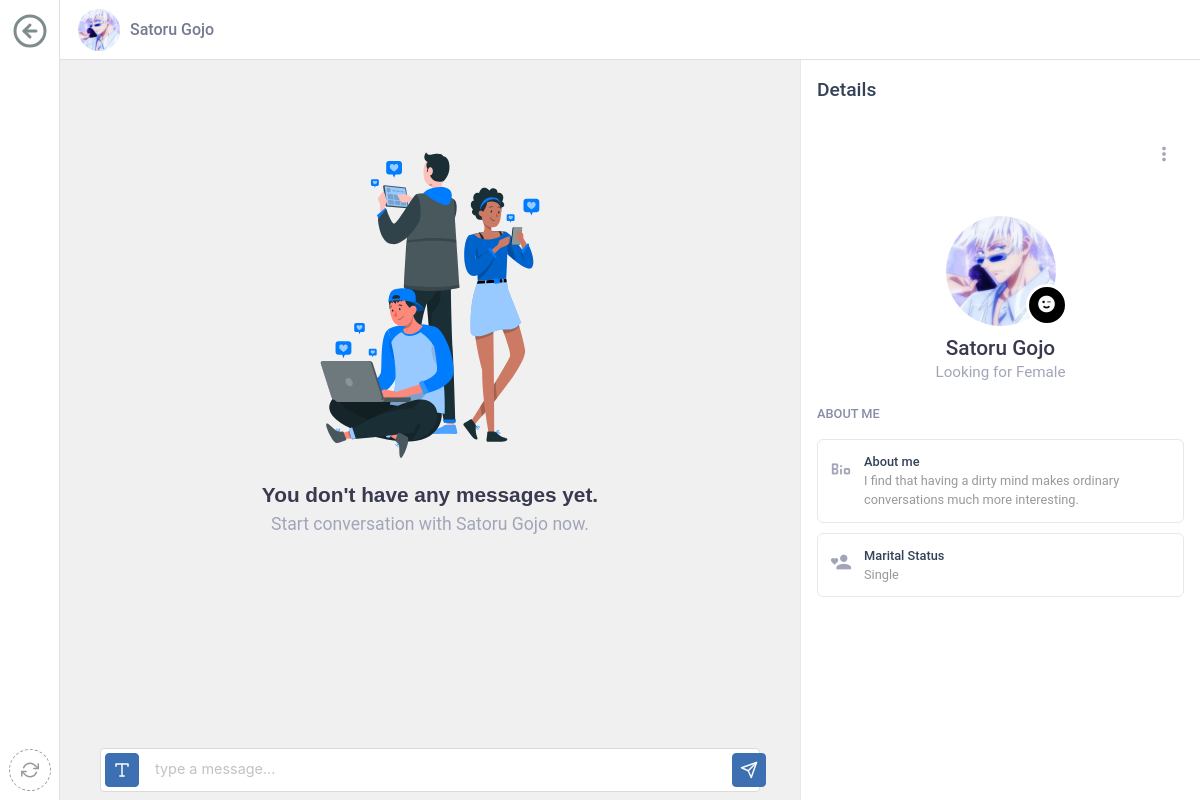
The app's page /message.php?userID=31 (signed in), older data.
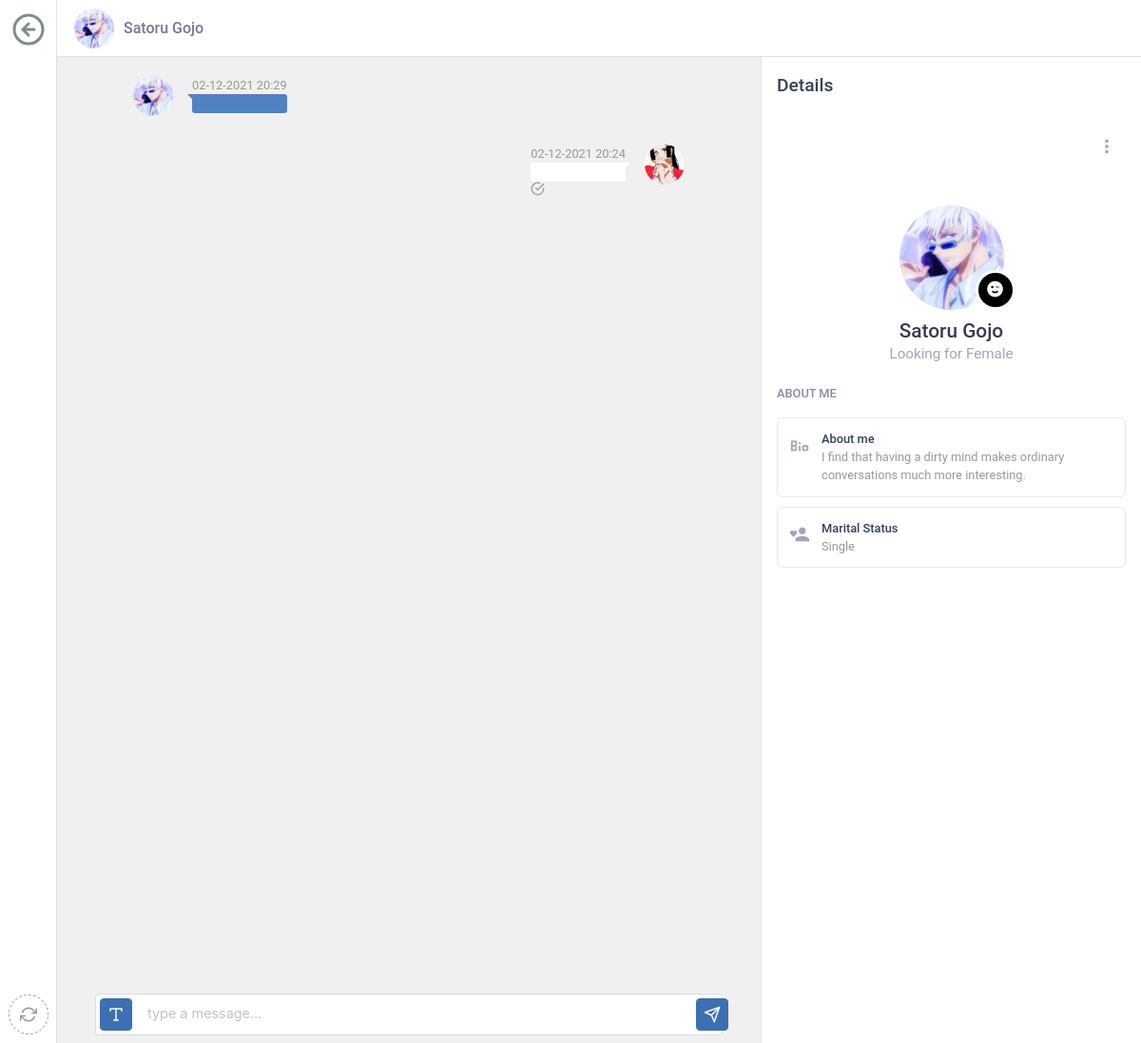
The same page, newer data.
### tables this page shows
CREATE TABLE `userDetails` (
  `userID` int(11) NOT NULL,
  `userEmail` varchar(50) NOT NULL,
  `userPassword` varchar(50) NOT NULL,
  `firstName` varchar(50) NOT NULL,
  `lastName` varchar(50) NOT NULL,
  `profilePhoto` varchar(100) DEFAULT 'assets/profilePhotos/default.jpg',
  `gender` varchar(10) DEFAULT NULL,
  `dateOfBirth` date DEFAULT NULL,
  `aboutMe` varchar(250) DEFAULT NULL,
  `lookingFor` varchar(10) DEFAULT NULL,
  `maritalStatus` varchar(15) DEFAULT NULL,
  `totalChildren` int(11) DEFAULT NULL,
  `job` varchar(100) DEFAULT NULL,
  `isOnline` int(11) DEFAULT '0'
);

CREATE TABLE `messages` (
  `senderID` int(11) NOT NULL,
  `receiverID` int(11) NOT NULL,
  `message` varchar(1000) NOT NULL,
  `timeStamp` datetime NOT NULL,
  `isRead` int(11) DEFAULT '0'
);

### controller/CouplifyDB.php (called while the page is built, shortened)
<?php
class CouplifyDB
{
    private ?PDO $connectionToDatabase = null;
    function __construct() {
        try{
            $this->connectionToDatabase = new PDO(self::connectionString, self::databaseUsername, self::databasePassword);
            $this->connectionToDatabase->setAttribute(PDO::ATTR_ERRMODE, PDO::ERRMODE_EXCEPTION);
        }catch (PDOException $exception){
            die("Connection failed: " . $exception->getMessage());
        }
    }
    public function getUserDetails($userID): array
    {
        $resultOfQuery = $this->connectionToDatabase->prepare("select * from userDetails where userID = ".$userID);
        $resultOfQuery->execute();
        return $resultOfQuery->fetch();
    }
    public function getNotifications($currentUserID): array
    {
        $allNotifications = [];
        $resultOfQuery = $this->connectionToDatabase->prepare("select * from notifications where receiverID = {$currentUserID} order by timeStamp desc");
        $resultOfQuery->execute();
        while($row = $resultOfQuery->fetch()){
            array_push($allNotifications, $row);
        }
        return $allNotifications;
    }
    public function getMessages($senderID, $receiverID): array
    {
        $allMessages = [];
        $searchQuery = "select * from messages where
        (senderID = {$senderID} or senderID = {$receiverID})
        and
        (receiverID = {$receiverID} or receiverID = {$senderID})";
        $resultOfQuery = $this->connectionToDatabase->prepare($searchQuery);
        $resultOfQuery->execute();
        while($row = $resultOfQuery->fetch()){
            array_push($allMessages, $row);
        }
        return  $allMessages;
    }
}

### model/User.php (called while the page is built, shortened)
<?php
class User
{
    private int $userID;
    private string $firstName, $lastName, $userFullName, $dateOfBirth, $gender, $userEmail,
        $userPhoto, $aboutMe, $lookingFor, $maritalStatus, $totalChildren, $job;
    private bool $isPremium;
    public function __construct($userData, $userAddress, $additionalDetails, $favouritedUsers, $premiumInfo)
    {
        $this->userID = $userData["userID"];
        $this->userPhoto = $userData["profilePhoto"];
        if($premiumInfo){
            $this->isPremium = true;
        }else{
            $this->isPremium = $premiumInfo;
        }
    }
    public function getUserID()
    {
        return $this->userID;
    }
    public function getUserPhoto()
    {
        return $this->userPhoto;
    }
    public function isPremium(): bool
    {
        return $this->isPremium;
    }
}

### message.php (the view, shortened to what this page needs)
<?php
    require_once("controller/CouplifyDB.php");
    require_once("controller/Utility.php");
    require_once("model/User.php");
    $db = new CouplifyDB();
    $utility = new Utility();
    $currentUser = null;
    if(isset($_SESSION["userID"])){
        $utility->setCurrentUser($db);
        $currentUser = unserialize($_SESSION["currentUser"]);
    }else{
        header("Location: login.php");
    }
    $userDetails = [];
    $allMessages = [];
    if(isset($_GET["userID"])){
        if($db->isUserExists($_GET["userID"])){
            $userDetails = $db->getUserDetails($_GET["userID"]);
            $allMessages = $db->getMessages($currentUser->getUserID(), $userDetails["userID"]);
        }else{
            header("Location: error404.php");
        }
    }else{
        header("Location: error404.php");
    }
?>
<!DOCTYPE html>
<html lang="en">
<head>
    <?php include_once("commonUI/head.php"); ?>
</head>
<body>
<?php include_once("commonUI/navigation.php"); ?>
<div class="chat-wrapper is-standalone">
    <div class="chat-inner">
        <div class="chat-nav">
            <div class="nav-start">
                <div class="recipient-block">
                    <div class="avatar-container">
                        <img class="user-avatar" src="<?= $userDetails["profilePhoto"]; ?>" alt="">
                    </div>
                    <div class="username">
                        <a href="profile.php?userID=<?= $userDetails["userID"] ?>"><span><?= $userDetails["lastName"]." ". $userDetails["firstName"]; ?></span></a>
                    </div>
                </div>
            </div>
        </div>
        <div id="chat-sidebar" class="users-sidebar">
            <a href="myChats.php" class="header-item">
                <i data-feather="arrow-left-circle" style="width: 60%; height: 60%;color: #7f8c8d;margin-top: 2%"></i>
            </a>
            <div class="footer-item">
                <a href="message.php?userID=<?= $userDetails["userID"] ?>">
                    <div class="add-button">
                        <i data-feather="refresh-cw"></i>
                    </div>
                </a>
            </div>
        </div>
        <div id="chat-body" class="chat-body is-opened">
            <div class="chat-body-inner has-slimscroll">
                <?php
                    if(count($allMessages) < 1){
                ?>
                    <div class="page-placeholder">
                        <div class="placeholder-content">
                            <img class="light-image" src="assets/img/1.svg" alt="" />
                            <h3>You don't have any messages yet.</h3>
                            <p class="is-large">Start conversation with <?= $userDetails["lastName"]." ". $userDetails["firstName"]; ?> now.</p>
                        </div>
                    </div>
                <?php
                    }
                ?>
                <?php
                    $divIDCount = 1;
                    foreach ($allMessages as $message){
                        $messageTime = date_format(date_create($message["timeStamp"]),"d-m-Y H:i");
                        if($message["senderID"] == $userDetails["userID"]){
                            echo $utility->createMessageDesignCode($userDetails["profilePhoto"], $messageTime, $message["message"], "received", $divIDCount,$message["isRead"] , $currentUser->isPremium());
                        }else{
                            echo $utility->createMessageDesignCode($currentUser->getUserPhoto(), $messageTime, $message["message"], "sent", $divIDCount, $message["isRead"], $currentUser->isPremium());
                        }
                        $divIDCount++;
                    }
                ?>
            </div>
            <div class="chat-action">
                <div class="chat-action-inner">
                    <div class="control">
                        <form action="message.php?userID=<?= $userDetails['userID'] ?>" method="post">
                            <textarea style="resize: none;" class="textarea comment-textarea" id="messageText" name="messageText" rows="1" placeholder="type a message..."></textarea>
                            <div class="dropdown compose-dropdown is-spaced is-accent is-up dropdown-trigger">
                                <div>
                                    <div class="add-button">
                                        <div class="button-inner">
                                            <i data-feather="type"></i>
                                        </div>
                                    </div>
                                </div>
                            </div>
                            <div style="margin-left: 95%;" class="dropdown compose-dropdown is-spaced is-accent is-up dropdown-trigger">
                                <div>
                                    <div class="add-button submit-btn is-hidden-mobile">
                                        <button type="submit" name="sendMessage" class="button-inner">
                                            <i data-feather="send"></i>
                                        </button>
                                    </div>
                                </div>
                            </div>
                        </form>
                    </div>
                </div>
            </div>
        </div>
        <div id="chat-panel" class="chat-panel is-opened">
            <div class="panel-inner">
                <div class="panel-header">
                    <h3>Details</h3>
                </div>
                <div class="panel-body is-user-details">
                    <div class="panel-body-inner">
                        <div class="subheader">
                            <div class="dropdown details-dropdown is-spaced is-neutral is-right dropdown-trigger ml-auto">
                                <div>
                                    <div class="action-icon">
                                        <i class="mdi mdi-dots-vertical"></i>
                                    </div>
                                </div>
                            </div>
                        </div>
                        <div class="details-avatar">
                            <img src="<?= $userDetails["profilePhoto"] ?>" alt="">
                            <div class="call-me" style="background-color: black;">
                                <i class="mdi mdi-emoticon-wink"></i>
                            </div>
                        </div>
                        <div class="user-meta has-text-centered">
                            <h3><?= $userDetails["lastName"]." ". $userDetails["firstName"]; ?></h3>
                            <h4>Looking for <?= $userDetails["lookingFor"]; ?></h4>
                        </div>
                        <div class="user-about">
                            <label>About Me</label>
                            <div class="about-block">
                                <i class="mdi mdi-bio"></i>
                                <div class="about-text">
                                    <span>About me</span>
                                    <span><a class="is-inverted" href="#"><?= $userDetails["aboutMe"]; ?></a></span>
                                </div>
                            </div>
                            <div class="about-block">
                                <i class="mdi mdi-account-heart"></i>
                                <div class="about-text">
                                    <span>Marital Status</span>
                                    <span><a class="is-inverted" href="#"><?= $userDetails["maritalStatus"]; ?></a></span>
                                </div>
                            </div>
                        </div>
                    </div>
                </div>
            </div>
        </div>
    </div>
</div>
</body>
</html>

### commonUI/head.php (shortened to what this page needs)
<link href="assets/googlefonts/csse409.css?family=Montserrat:600,700,800,900" rel="stylesheet">
<link href="assets/googlefonts/css0981.css?family=Roboto:400,500" rel="stylesheet">
<link href="assets/css/fontisto/css/fontisto/fontisto-brands.min.css" rel="stylesheet">
<link rel="stylesheet" href="assets/css/app.css">
<link rel="stylesheet" href="assets/css/core.css">
<link rel="stylesheet" href="assets/css/custom.css">

### commonUI/navigation.php
<div class="navbar-v2">
    <?php include_once("topNavigation.php"); ?>
    <div class="sub-nav">
        <div class="sub-nav-tabs">
            <div class="tabs is-centered">
                <ul>
                    <li class="is-active">
                        <a href="index.php">Home</a>
                    </li>
                    <li>
                        <a href="members.php">Members</a>
                    </li>
                    <?php
                        if(isset($_SESSION["userID"])){
                            echo '<li>
                                    <a href="myChats.php">Messages</a>
                                  </li>';
                            if($currentUser->isPremium()) {
                                echo '<li>
                                    <a href="favourites.php">My Favourites</a>
                                  </li>';
                            }
                            echo '<li>
                                    <a href="myProfile.php">My Profile</a>
                                  </li>';
                        }
                    ?>
                </ul>
            </div>
        </div>
    </div>
</div>

### commonUI/topNavigation.php (shortened to what this page needs)
<div class="top-nav">
    <div class="left">
        <div class="brand">
            <a href="index.php" class="navbar-logo">
            </a>
        </div>
        <div class="search">
            <div class="navbar-item">
                <div id="global-search" class="control">
                    <span class="search-icon">
                                </span>
                </div>
            </div>
        </div>
    </div>
    <div class="right">
        <?php
        if(isset($_SESSION["userID"])){
            ?>
            <div class="navbar-item is-icon drop-trigger">
                <a class="icon-link" href="javascript:void(0);">
                </a>
                            <?php
                            $allNotifications = $db->getNotifications($currentUser->getUserID());
                            foreach($allNotifications as $notification){
                                $user = $db->getUserDetails($notification["userID"]);
                            }
                            ?>
            </div>
            <?php
        }
        ?>
        <div id="account-dropdown" class="navbar-item is-account drop-trigger has-caret">
            <div class="user-image">
            </div>
        </div>
    </div>
</div>

### controller/Utility.php (shortened to what this page needs)
<?php
class Utility
{
    public function setCurrentUser($db){
        $userDetails = $db->getUserDetails($_SESSION["userID"]);
    }
    public function createMessageDesignCode($profilePhoto, $time, $msg, $type, $divIDCount, $isRead, $isPremium): string
    {
        if($type == "received"){
            $messageDeign = '<div class="chat-message is-received">';
        }else{
            $messageDeign = '<div class="chat-message is-sent">';
        }
        $messageDeign .= '<img src="'.$profilePhoto.'">';
        $messageDeign .= '<div class="message-block">';
        $messageDeign .= '<span>'.$time.'</span>';
        if($msg != "wink"){
            $messageDeign .= '<div class="message-text">'.$msg.'</div>';
        }else{
            $messageDeign .= '<div class="message-text" id="'.$divIDCount.'">';
            $messageDeign .= '</div>';
        }
        if($isRead && $type == "sent" && $isPremium){
            $messageDeign .= '<span class="readReceipts"><i style="width: 15px; height: 15px;" data-feather="check-circle"></i></span>';
        }
        $messageDeign .= '</div></div>';
        return $messageDeign;
    }
}

Row changes from the older to the newer data that the page shows:
shown differently, row unchanged: userdetails "Satoru": lastName "Satoru" → (not shown); firstName "Gojo" → (not shown)
added messages: senderID.profilePhoto (picture), timeStamp "02-12-2021 20:29"
added messages: senderID.profilePhoto (picture), timeStamp "02-12-2021 20:24", isRead 1 (drawn)
Text that changed along with them:
text no longer shown: "You don't have any messages yet. Start conversation with now."
